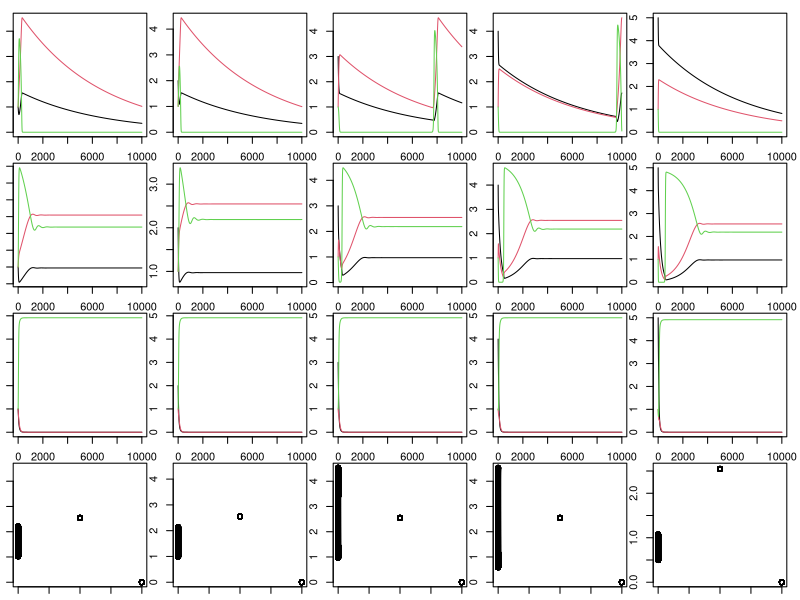

Source code (R):

library(deSolve)

#### RUNTIME ###################################################################

# start timing script
start <- proc.time()

#### PARAMETERS ################################################################

# t subscript in variable name indicates temperature-sensitive
# base terms are now the scaling factor for temperature-sensitive terms

# z: adult to juvenile size ratio
z<-0.2
# p: adult modifier on production of juveniles
# can use to modify stage structure, seems like it needs to be <1
p<-0.4
# sig: conversion efficiency of resource to useful energy for fish
sig<-0.7
# M: maximum ingestion rate
# make mass specific?
M<-0.5
# MS: function breadth for max intake rate
# i.e. attack rate, opens downward
MS<-10
# H: handling time
# speed at which fish can eat resources (smaller is faster)
H<-1
# HS: function breadth for handling time
# temperature parabola opens upward
HS<-10
# uJ: juvenile mortality
# uJ = 0.05 when C = 20
uJ<-1.625
# uJe: activation energy of juvenile mortality
uJe<--0.006
# uA: adult mortality
# uA = 0.005 when C = 20
uA<-1.625
# uAe: activation energy og adult mortality
uAe<--0.006
# uR: resource mortality
# uR = 0.005 when C = 20
uR<-0.163
# uRe: activation energy of resource mortality
uRe<--0.006
# t: costs of maintaining somatic growth/turnover
# i.e. base level of resource intake you must exceed to mature/reproduce
# t = 0.1 when C = 20
t<-0.326
# te: activation energy of metabolic waste
te<--0.006
# r: resource growth rate
r<-1.5
# rS: function breadth for resource growth rate
# temperature parabola opens downward
rS<-15
# K: resource carrying capacity
K<-5
# B: adult reproductive rate
B<-0.5
# boltzmann's constant
kb<-8.617*10^-5
# t: temperature in degrees celsius
# 20 is optimal, 10 is cold, 30 is hot
C<-20

#### ODE FUNCTIONS #############################################################

# t subscript in variable name indicates temperature-sensitive

# Mt: maximum ingestion rate
# Ht: handling time
# tt: costs of maintaining somatic growth/turnover
# uJt: mortality rate for juveniles
# uAt: mortality rate for adults
# uRt: mortality rate for resources
# rt: resource growth rate
# ca: functional response for adults
# cj: functional response for juveniles
# mj: juvenile maturation rate
# ra: reproduction per adult

BaseStaget<-function(t,y,p){
    {
        J<-y[1]
        A<-y[2]
        R<-y[3]
    }
    with(as.list(p),{
        Mt<-M*exp(-(C-20)^2/(2*MS)^2)
        Ht<-H*exp((C-20)^2/(2*HS)^2)
        tt<-t*exp(te/(kb*C))
        uJt<-uJ*exp(uJe/(kb*C))
        uAt<-uA*exp(uAe/(kb*C))
        uRt<-uR*exp(uRe/(kb*C))
        rt<-r*exp(-(C-23)^2/(2*rS)^2)
        
        ca<-Mt*(R/(Ht+R))
        cj<-Mt*(R/(Ht+R))
        ifelse(((sig*cj)-tt)<0, mj<-0, mj<-(((sig*cj)-tt)-uJt)/(1-z^(1-(uJt/((sig*cj)-tt)))))
        ifelse(((sig*ca)-tt)<0, ra<-0, ra<-((sig*ca)-tt)*B)
        
        dJ.dt<- ra*A -mj*J - uJt *J
        
        dA.dt<- mj*J - uAt*A -ra*p*A
        
        dR.dt<- rt*R*(1-(R/K)) - cj*J - ca*A - uRt*R
        
        return(list(c(dJ.dt,dA.dt,dR.dt)))
    })
}

#### SIMULATION ################################################################

# Set Plot Preferences ---------------------------------------------------------

# plot juvenile, adult, and resource dynamics?
dynamics.plot = T
# plot bifurcation plot?
bifrucation.plot = T
# layout for plots
par(mfcol=c(4,5), mar=c(1,1,1,1))

iterations <- 0:10000
iterations <- iterations/10
if (bifrucation.plot) {
    # which state variable should be plotted?
    bifurcation.plot.variable <- "Adults"
    # which proportion of indices should be plotted?
    # ex. 0.5 will plot last half of iterations
    bifurcation.plot.portion <- 0.5
}

# Set State Variables ----------------------------------------------------------

juv.vec <- c(1,2,3,4,5) # juveniles
a <- 1 # adults
r <- 1 # resources

# Set Parameters ---------------------------------------------------------------

# choose parameter to change
parm.name <- "C"
# choose range of parameters
parm.seq <- seq(10,30,length = 3)

# ------------------------------------------------------------------------------

# create parameter vector
parms<-c(z=z, p=p, sig=sig, M=M, MS=MS, H=H,HS=HS, uJ=uJ, uJe=uJe,
         uA=uA, uAe=uAe, uR=uR, uRe=uRe, t=t, te=te,r=r, rS=rS, K=K, B=B, kb=kb, C=C)
# find index of parameter to change
parm.index <- which(names(parms)==parm.name)

# initialize list to store output
output <- list()

# loop to change initial value of juveniles
for (j in juv.vec) {
    y <- c(j,a,r)
    names(y) <- c("Juveniles", "Adults", "Resources")
    
    
    # loop to change parameter
    for (i in 1:length(parm.seq)) {
        # set parameters
        parms.loop <- parms
        parms.loop[parm.index] <- parm.seq[i]

        # run simulation
        output[[i]] <- ode(y=y, time=iterations, BaseStaget, parms=parms.loop)
        # remove time column
        output[[i]] <- output[[i]][,-1]
        
        # juvenile, adult, and resource dynamics plot
        if (dynamics.plot) {
            matplot(output[[i]],type="l",lty=1,pch=0.5,col=1:3,
                    xlab=paste0("J=",j," ","A=",a," ","R=",r," ", parm.name,"=", parm.seq[i]))
        }

    } # end parm.seq loop

    # bifurcation plot
    if (bifrucation.plot) {
        
        # choose rows to plot
        total.rows <- length(iterations)
        bifurcation.first.row <- round(bifurcation.plot.portion * total.rows)
        bifurcation.last.row <- total.rows
        bifurcation.rows <- bifurcation.first.row:bifurcation.last.row
        
        # set up plot axes and labels
        # TODO change range.lim to depend on bifurcation.plot.portion
        range.lim <- lapply(output, function(x) apply(x, 2, range))
        range.lim <- apply(do.call("rbind", range.lim), 2, range)
        plot(0, 0, pch = "", xlab=paste0("J=",j," ","A=",a," ","R=",r," "),
             ylab = bifurcation.plot.variable, xlim = range(parm.seq),
             ylim = range.lim[,bifurcation.plot.variable])
        
        # plot points
        for (i in 1:length(parm.seq)) {
            points(rep(parm.seq[i], length(bifurcation.rows)), output[[i]][bifurcation.rows,bifurcation.plot.variable])
        }
    }
    
} # end juv.vec loop

#### RUNTIME ###################################################################

# stop timing script
end <- proc.time()
# print elapsed time
print(end[3]-start[3])
